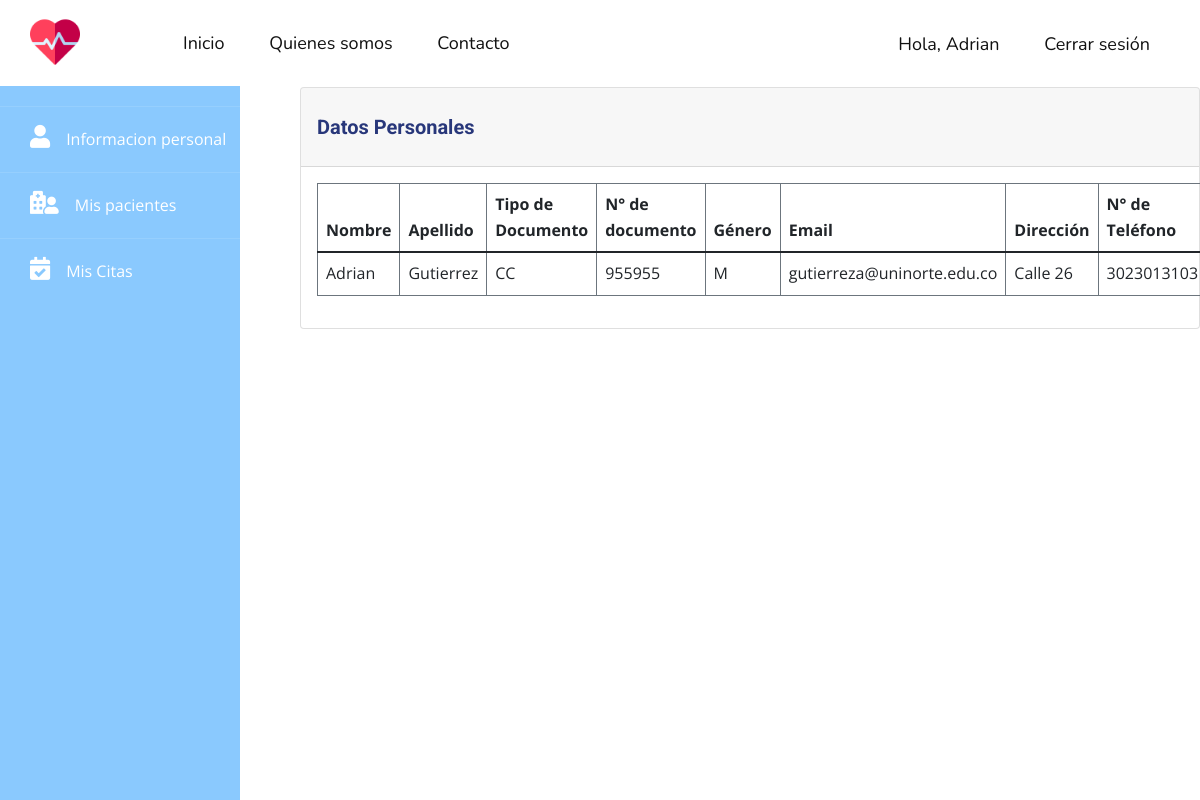
Screenshot of /profile (signed in) with the database file from the repository.
### tables this page shows
CREATE TABLE users (id INTEGER PRIMARY KEY AUTOINCREMENT NOT NULL UNIQUE, first_name VARCHAR NOT NULL, last_name VARCHAR NOT NULL, email VARCHAR UNIQUE NOT NULL, phone VARCHAR, document_type VARCHAR (2) NOT NULL, document_number INTEGER NOT NULL UNIQUE, gender CHAR NOT NULL, address VARCHAR NOT NULL, password VARCHAR NOT NULL, role INTEGER NOT NULL, status INTEGER NOT NULL DEFAULT (1));

### app.py (the view)
@app.route('/profile', methods=('GET', 'POST'))
@login_required
def profile():
    return render_template('profile.html')

### app.py (called while the page is built)
def login_required(view):
    @functools.wraps(view)
    def wrapped_view(**kwargs):
        if g.user is None:
            return redirect(url_for('login'))
        return view(**kwargs)
    return wrapped_view

@app.before_request
def load_logged_in_user():
    user_id = session.get('user_id')
    if user_id is None:
        g.user = None
    else:
        db = get_db()
        g.user = db.execute('SELECT * FROM users WHERE id = ?', (user_id,)).fetchone()

### db.py (called while the page is built)
def get_db():
    try:
        if 'db' not in g:
            g.db = sqlite3.connect('hospital.db')
        return g.db
    except Error:
        print(Error)

### templates/profile.html (shortened to what this page needs)
{% extends "layout.html" %}
{% block content %}
    {% include '/template-parts/sidebar.html' %}
    <div class="main">
        <div class="card">
            <div class="card-header">
                <h2>Datos Personales</h2>
            </div>
            <div class="card-body">
                <table class="table table-bordered border-secondary">
                    <thead>
                    <tr>
                        <th scope="col">Nombre</th>
                        <th scope="col">Apellido</th>
                        <th scope="col">Tipo de Documento</th>
                        <th scope="col">N° de documento</th>
                        <th scope="col">Género</th>
                        <th scope="col">Email</th>
                        <th scope="col">Dirección</th>
                        <th scope="col">N° de Teléfono</th>
                    </tr>
                    </thead>
                    <tbody>
                    <tr>
                        <td>{{ g.user[1] }}</td>
                        <td>{{ g.user[2] }}</td>
                        <td>{{ g.user[5] }}</td>
                        <td>{{ g.user[6] }}</td>
                        <td>{{ g.user[7] }}</td>
                        <td>{{ g.user[3] }}</td>
                        <td>{{ g.user[8] }}</td>
                        <td>{{ g.user[4] }}</td>
                    </tr>
                    </tbody>
                </table>
            </div>
        </div>
    </div>
{% endblock %}

### templates/template-parts/header.html (shortened to what this page needs)
<header class="u-clearfix u-header u-header" id="sec-f901">
    <div class="u-clearfix u-sheet u-sheet-1">
        <a href="{{ url_for('index') }}" class="u-image u-logo u-image-1" data-image-width="512"
           data-image-height="512">
            <img src="{{ url_for('static', filename="images/cardiogram.png") }}" class="u-logo-image u-logo-image-1"
                 alt="">
        </a>
        <nav class="u-menu u-menu-dropdown u-offcanvas u-menu-1">
            <div class="u-custom-menu u-nav-container">
                <ul class="u-custom-font u-nav u-unstyled u-nav-1">
                    <li class="u-nav-item">
                        <a class="u-active-custom-color-2 u-button-style u-hover-custom-color-1 u-nav-link u-text-active-black u-text-hover-white"
                           href="{{ url_for('index') }}" style="padding: 10px 20px;">Inicio</a>
                    </li>
                    <li class="u-nav-item">
                        <a class="u-active-custom-color-2 u-button-style u-hover-custom-color-1 u-nav-link u-text-active-black u-text-hover-white"
                           href="{{ url_for('about_us') }}" style="padding: 10px 20px;">Quienes somos</a>
                    </li>
                    <li class="u-nav-item">
                        <a class="u-active-custom-color-2 u-button-style u-hover-custom-color-1 u-nav-link u-text-active-black u-text-hover-white"
                           href="{{ url_for('contact_us') }}" style="padding: 10px 20px;">Contacto</a>
                    </li>
                </ul>
            </div>
        </nav>
        <nav class="u-menu u-menu-dropdown u-offcanvas u-menu-2">
            <div class="u-custom-menu u-nav-container">
                <ul class="u-custom-font u-nav u-unstyled u-nav-3">
                    {% if not g.user %}
                        <li class="u-nav-item"><a
                                class="u-active-custom-color-2 u-button-style u-hover-custom-color-1 u-nav-link u-text-active-black u-text-hover-white"
                                href="{{ url_for('login') }}" style="padding: 10px 20px;">Iniciar sesión</a>
                        </li>
                        <li class="u-nav-item"><a
                                class="u-active-custom-color-2 u-button-style u-hover-custom-color-1 u-nav-link u-text-active-black u-text-hover-white"
                                href="{{ url_for('register') }}" style="padding: 10px 20px;">Registrarse</a>
                        </li>
                    {% else %}
                        <li class="u-nav-item"><a
                                class="u-active-custom-color-2 u-button-style u-hover-custom-color-1 u-nav-link u-text-active-black u-text-hover-white"
                                href="{{ url_for('dashboard') }}" style="padding: 10px 20px;">Hola, {{ g.user[1] }}</a>
                        </li>
                        <li class="u-nav-item"><a
                                class="u-active-custom-color-2 u-button-style u-hover-custom-color-1 u-nav-link u-text-active-black u-text-hover-white"
                                href="{{ url_for('logout') }}" style="padding: 10px 20px;">Cerrar sesión</a>
                        </li>
                    {% endif %}
                </ul>
            </div>
        </nav>
    </div>
</header>

### static/css/app.css (style rules this page uses)
* { margin: 0; padding: 0; text-decoration: none; }
li { list-style: none; }
ul { padding-left: 0; }
.sidebar + .main { margin-left: 300px; }
.sidebar + .main h2 { color: #28377a; font-size: 20px; font-weight: bold; }

### rows the page displays
users: first_name "Adrian", last_name "Gutierrez", document_type "CC", document_number "955955", gender "M", email "gutierreza@uninorte.edu.co", address "Calle 26", phone "3023013103"
